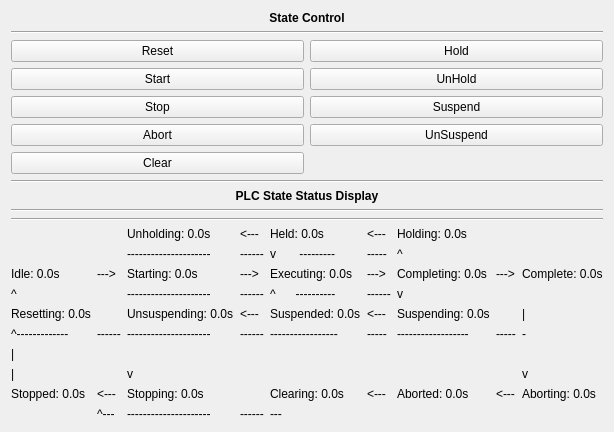
<?xml version="1.0" encoding="UTF-8"?>
<ui version="4.0">
 <class>PackmlPanel</class>
 <widget class="QWidget" name="PackmlPanel">
  <property name="geometry">
   <rect>
    <x>0</x>
    <y>0</y>
    <width>292</width>
    <height>155</height>
   </rect>
  </property>
  <property name="windowTitle">
   <string>PackML DEMO </string>
  </property>
  <layout class="QVBoxLayout" name="verticalLayout_4">
   <item>
      <layout class="QVBoxLayout" name="verticalLayout">
       <item>
        <widget class="QLabel" name="label_2">
         <property name="text">
          <string>&lt;html&gt;&lt;head/&gt;&lt;body&gt;&lt;p&gt;&lt;span style=&quot; font-weight:600;&quot;&gt;State Control&lt;/span&gt;&lt;/p&gt;&lt;/body&gt;&lt;/html&gt;</string>
         </property>
         <property name="alignment">
          <set>Qt::AlignCenter</set>
         </property>
        </widget>
       </item>
       <item>
        <widget class="Line" name="line_2">
         <property name="orientation">
          <enum>Qt::Horizontal</enum>
         </property>
        </widget>
       </item>
	</layout>
	</item>


<item>
<layout class="QGridLayout" name="gridLayout">
	<item row="0" column="0">
        <widget class="QPushButton" name="reset_button">
         <property name="enabled">
          <bool>true</bool>
         </property>
         <property name="text">
          <string>Reset</string>
         </property>
        </widget>
       </item>
       <item row="1" column="0">
        <widget class="QPushButton" name="start_button">
         <property name="enabled">
          <bool>true</bool>
         </property>
         <property name="text">
          <string>Start</string>
         </property>
        </widget>
       </item>
       <item row="2" column="0">
        <widget class="QPushButton" name="stop_button">
         <property name="enabled">
          <bool>true</bool>
         </property>
         <property name="text">
          <string>Stop</string>
         </property>
        </widget>
       </item>
	<item row="0" column="1">
        <widget class="QPushButton" name="hold_button">
         <property name="enabled">
          <bool>true</bool>
         </property>
         <property name="text">
          <string>Hold</string>
         </property>
        </widget>
       </item>
	<item row="1" column="1">
        <widget class="QPushButton" name="unhold_button">
         <property name="enabled">
          <bool>true</bool>
         </property>
         <property name="text">
          <string>UnHold</string>
         </property>
        </widget>
       </item>
	<item row="2" column="1">
        <widget class="QPushButton" name="suspend_button">
         <property name="enabled">
          <bool>true</bool>
         </property>
         <property name="text">
          <string>Suspend</string>
         </property>
        </widget>
       </item>
	<item row="3" column="1">
        <widget class="QPushButton" name="unsuspend_button">
         <property name="enabled">
          <bool>true</bool>
         </property>
         <property name="text">
          <string>UnSuspend</string>
         </property>
        </widget>
       </item>
	<item row="3" column="0">
        <widget class="QPushButton" name="abort_button">
         <property name="enabled">
          <bool>true</bool>
         </property>
         <property name="text">
          <string>Abort</string>
         </property>
        </widget>
       </item>
	<item row="4" column="0">
        <widget class="QPushButton" name="clear_button">
         <property name="enabled">
          <bool>true</bool>
         </property>
         <property name="text">
          <string>Clear</string>
         </property>
        </widget>
       </item>
<!--
	<item row="0" column="2">
	<widget class="QLabel" name="mode_state">
         <property name="text">
          <string>Current mode: ?</string>
         </property>
        </widget>
	</item>
	<item row="1" column="2">
        <widget class="QPushButton" name="mode1_button">
         <property name="enabled">
          <bool>true</bool>
         </property>
         <property name="text">
          <string>Mode 1 WORKCELL</string>
         </property>
        </widget>
       </item>
	<item row="2" column="2">
        <widget class="QPushButton" name="mode2_button">
         <property name="enabled">
          <bool>true</bool>
         </property>
         <property name="text">
          <string>Mode 2 MANUAL</string>
         </property>
        </widget>
       </item>
       <item row="3" column="2">
        <widget class="QPushButton" name="mode3_button">
         <property name="enabled">
          <bool>true</bool>
         </property>
         <property name="text">
          <string>Mode 3 CALIBRATION</string>
         </property>
        </widget>
       </item> -->
      </layout>
     </item> 
   
   <item>
    <layout class="QVBoxLayout" name="verticalLayout_3">
     <item>
      <widget class="Line" name="line_5">
       <property name="orientation">
        <enum>Qt::Horizontal</enum>
       </property>
      </widget>
     </item>
     <item>
      <widget class="QLabel" name="label_3">
       <property name="text">
        <string>&lt;html&gt;&lt;head/&gt;&lt;body&gt;&lt;p&gt;&lt;span style=&quot; font-weight:600;&quot;&gt;PLC State Status Display&lt;/span&gt;&lt;/p&gt;&lt;/body&gt;&lt;/html&gt;</string>
       </property>
       <property name="alignment">
        <set>Qt::AlignCenter</set>
       </property>
      </widget>
     </item>
     <item>
      <widget class="Line" name="line_4">
       <property name="orientation">
        <enum>Qt::Horizontal</enum>
       </property>
      </widget>
     </item>



 <item>
      <widget class="Line" name="line_6">
       <property name="orientation">
        <enum>Qt::Horizontal</enum>
       </property>
      </widget>
     </item>


<item>
<layout class="QGridLayout" name="gridLayout1">
	<item row="0" column="0">
	<widget class="QLabel" name="label_a">
         <property name="text">
          <string></string>
         </property>
        </widget>
	</item>
	<item row="0" column="1">
	<widget class="QLabel" name="label_c">
         <property name="text">
          <string></string>
         </property>
        </widget>
	</item>
	<item row="0" column="2">
	<widget class="QLabel" name="unholding_state">
         <property name="text">
          <string>Unholding: 0.0s</string>
         </property>
        </widget>
	</item>
	<item row="0" column="3">
	<widget class="QLabel" name="label_e">
         <property name="text">
          <string>&lt;---</string>
         </property>
        </widget>
	</item>
	<item row="0" column="4">
	<widget class="QLabel" name="held_state">
         <property name="text">
          <string>Held: 0.0s</string>
         </property>
        </widget>
	</item>
	<item row="0" column="5">
	<widget class="QLabel" name="label_g">
         <property name="text">
          <string>&lt;---</string>
         </property>
        </widget>
	</item>
	<item row="0" column="6">
	<widget class="QLabel" name="holding_state">
         <property name="text">
          <string>Holding: 0.0s</string>
         </property>
        </widget>
	</item>
	<item row="0" column="7">
	<widget class="QLabel" name="label_h">
         <property name="text">
          <string></string>
         </property>
        </widget>
	</item>
	<item row="0" column="8">
	<widget class="QLabel" name="label_i">
         <property name="text">
          <string></string>
         </property>
        </widget>
	</item>


	<item row="1" column="0">
	<widget class="QLabel" name="label_j">
         <property name="text">
          <string></string>
         </property>
        </widget>
	</item>
	<item row="1" column="1">
	<widget class="QLabel" name="label_k">
         <property name="text">
          <string></string>
         </property>
        </widget>
	</item>
	<item row="1" column="2">
	<widget class="QLabel" name="label_l">
         <property name="text">
          <string>---------------------</string>
         </property>
        </widget>
	</item>
	<item row="1" column="3">
	<widget class="QLabel" name="label_m">
         <property name="text">
          <string>------</string>
         </property>
        </widget>
	</item>
	<item row="1" column="4">
	<widget class="QLabel" name="label_n">
         <property name="text">
          <string>v       ---------</string>
         </property>
        </widget>
	</item>
	<item row="1" column="5">
	<widget class="QLabel" name="label_o">
         <property name="text">
          <string>-----</string>
         </property>
        </widget>
	</item>
	<item row="1" column="6">
	<widget class="QLabel" name="label_p">
         <property name="text">
          <string>^</string>
         </property>
        </widget>
	</item>
	<item row="1" column="7">
	<widget class="QLabel" name="label_q">
         <property name="text">
          <string></string>
         </property>
        </widget>
	</item>
	<item row="1" column="8">
	<widget class="QLabel" name="label_r">
         <property name="text">
          <string></string>
         </property>
        </widget>
	</item>

	<item row="2" column="0">
	<widget class="QLabel" name="idle_state">
         <property name="text">
          <string>Idle: 0.0s</string>
         </property>
        </widget>
	</item>
	<item row="2" column="1">
	<widget class="QLabel" name="label_s">
         <property name="text">
          <string>---&gt;</string>
         </property>
        </widget>
	</item>
	<item row="2" column="2">
	<widget class="QLabel" name="starting_state">
         <property name="text">
          <string>Starting: 0.0s</string>
         </property>
        </widget>
	</item>
	<item row="2" column="3">
	<widget class="QLabel" name="label_t">
         <property name="text">
          <string>---&gt;</string>
         </property>
        </widget>
	</item>
	<item row="2" column="4">
	<widget class="QLabel" name="execute_state">
         <property name="text">
          <string>Executing: 0.0s</string>
         </property>
        </widget>
	</item>
	<item row="2" column="5">
	<widget class="QLabel" name="label_u">
         <property name="text">
          <string>---&gt;</string>
         </property>
        </widget>
	</item>
	<item row="2" column="6">
	<widget class="QLabel" name="completing_state">
         <property name="text">
          <string>Completing: 0.0s</string>
         </property>
        </widget>
	</item>
	<item row="2" column="7">
	<widget class="QLabel" name="label_v">
         <property name="text">
          <string>---&gt;</string>
         </property>
        </widget>
	</item>
	<item row="2" column="8">
	<widget class="QLabel" name="complete_state">
         <property name="text">
          <string>Complete: 0.0s</string>
         </property>
        </widget>
	</item>

	<item row="3" column="0">
	<widget class="QLabel" name="label_w">
         <property name="text">
          <string>^</string>
         </property>
        </widget>
	</item>
	<item row="3" column="1">
	<widget class="QLabel" name="label_x">
         <property name="text">
          <string></string>
         </property>
        </widget>
	</item>
	<item row="3" column="2">
	<widget class="QLabel" name="label_y">
         <property name="text">
          <string>---------------------</string>
         </property>
        </widget>
	</item>
	<item row="3" column="3">
	<widget class="QLabel" name="label_aa">
         <property name="text">
          <string>------</string>
         </property>
        </widget>
	</item>
	<item row="3" column="4">
	<widget class="QLabel" name="label_ab">
         <property name="text">
          <string>^      ----------</string>
         </property>
        </widget>
	</item>
	<item row="3" column="5">
	<widget class="QLabel" name="label_ad">
         <property name="text">
          <string>------</string>
         </property>
        </widget>
	</item>
	<item row="3" column="6">
	<widget class="QLabel" name="label_ae">
         <property name="text">
          <string>v</string>
         </property>
        </widget>
	</item>
	<item row="3" column="7">
	<widget class="QLabel" name="label_af">
         <property name="text">
          <string></string>
         </property>
        </widget>
	</item>
	<item row="3" column="8">
	<widget class="QLabel" name="label_ag">
         <property name="text">
          <string></string>
         </property>
        </widget>
	</item>



	<item row="4" column="0">
	<widget class="QLabel" name="resetting_state">
         <property name="text">
          <string>Resetting: 0.0s</string>
         </property>
        </widget>
	</item>
	<item row="4" column="1">
	<widget class="QLabel" name="label_ak">
         <property name="text">
          <string></string>
         </property>
        </widget>
	</item>
	<item row="4" column="2">
	<widget class="QLabel" name="unsuspending_state">
         <property name="text">
          <string>Unsuspending: 0.0s</string>
         </property>
        </widget>
	</item>
	<item row="4" column="3">
	<widget class="QLabel" name="label_am">
         <property name="text">
          <string>&lt;---</string>
         </property>
        </widget>
	</item>
	<item row="4" column="4">
	<widget class="QLabel" name="suspended_state">
         <property name="text">
          <string>Suspended: 0.0s</string>
         </property>
        </widget>
	</item>
	<item row="4" column="5">
	<widget class="QLabel" name="label_ao">
         <property name="text">
          <string>&lt;---</string>
         </property>
        </widget>
	</item>
	<item row="4" column="6">
	<widget class="QLabel" name="suspending_state">
         <property name="text">
          <string>Suspending: 0.0s</string>
         </property>
        </widget>
	</item>
	<item row="4" column="7">
	<widget class="QLabel" name="label_aq">
         <property name="text">
          <string></string>
         </property>
        </widget>
	</item>
	<item row="4" column="8">
	<widget class="QLabel" name="label_ar">
         <property name="text">
          <string>|</string>
         </property>
        </widget>
	</item>


	<item row="5" column="0">
	<widget class="QLabel" name="label_at">
         <property name="text">
          <string>^-------------</string>
         </property>
        </widget>
	</item>
	<item row="5" column="1">
	<widget class="QLabel" name="label_av">
         <property name="text">
          <string>------</string>
         </property>
        </widget>
	</item>
	<item row="5" column="2">
	<widget class="QLabel" name="label_aw">
         <property name="text">
          <string>---------------------</string>
         </property>
        </widget>
	</item>
	<item row="5" column="3">
	<widget class="QLabel" name="label_ay">
         <property name="text">
          <string>------</string>
         </property>
        </widget>
	</item>
	<item row="5" column="4">
	<widget class="QLabel" name="label_az">
         <property name="text">
          <string>-----------------</string>
         </property>
        </widget>
	</item>
	<item row="5" column="5">
	<widget class="QLabel" name="label_ba">
         <property name="text">
          <string>-----</string>
         </property>
        </widget>
	</item>
	<item row="5" column="6">
	<widget class="QLabel" name="label_bd">
         <property name="text">
          <string>------------------</string>
         </property>
        </widget>
	</item>
	<item row="5" column="7">
	<widget class="QLabel" name="label_be">
         <property name="text">
          <string>-----</string>
         </property>
        </widget>
	</item>
	<item row="5" column="8">
	<widget class="QLabel" name="label_bg">
         <property name="text">
          <string>-</string>
         </property>
        </widget>
	</item>


	<item row="6" column="0">
	<widget class="QLabel" name="label_bi">
         <property name="text">
          <string>|</string>
         </property>
        </widget>
	</item>
	<item row="6" column="1">
	<widget class="QLabel" name="label_bk">
         <property name="text">
          <string></string>
         </property>
        </widget>
	</item>
	<item row="6" column="2">
	<widget class="QLabel" name="label_bl">
         <property name="text">
          <string></string>
         </property>
        </widget>
	</item>
	<item row="6" column="3">
	<widget class="QLabel" name="label_bm">
         <property name="text">
          <string></string>
         </property>
        </widget>
	</item>
	<item row="6" column="4">
	<widget class="QLabel" name="label_bn">
         <property name="text">
          <string></string>
         </property>
        </widget>
	</item>
	<item row="6" column="5">
	<widget class="QLabel" name="label_bo">
         <property name="text">
          <string></string>
         </property>
        </widget>
	</item>
	<item row="6" column="6">
	<widget class="QLabel" name="label_bp">
         <property name="text">
          <string></string>
         </property>
        </widget>
	</item>
	<item row="6" column="7">
	<widget class="QLabel" name="label_bq">
         <property name="text">
          <string></string>
         </property>
        </widget>
	</item>
	<item row="6" column="8">
	<widget class="QLabel" name="label_br">
         <property name="text">
          <string></string>
         </property>
        </widget>
	</item>


	<item row="7" column="0">
	<widget class="QLabel" name="label_bw">
         <property name="text">
          <string>|</string>
         </property>
        </widget>
	</item>
	<item row="7" column="1">
	<widget class="QLabel" name="label_by">
         <property name="text">
          <string></string>
         </property>
        </widget>
	</item>
	<item row="7" column="2">
	<widget class="QLabel" name="label_bz">
         <property name="text">
          <string>v</string>
         </property>
        </widget>
	</item>
	<item row="7" column="3">
	<widget class="QLabel" name="label_cb">
         <property name="text">
          <string></string>
         </property>
        </widget>
	</item>
	<item row="7" column="4">
	<widget class="QLabel" name="label_cd">
         <property name="text">
          <string></string>
         </property>
        </widget>
	</item>
	<item row="7" column="5">
	<widget class="QLabel" name="label_ce">
         <property name="text">
          <string></string>
         </property>
        </widget>
	</item>
	<item row="7" column="6">
	<widget class="QLabel" name="label_cf">
         <property name="text">
          <string></string>
         </property>
        </widget>
	</item>
	<item row="7" column="7">
	<widget class="QLabel" name="label_cg">
         <property name="text">
          <string></string>
         </property>
        </widget>
	</item>
	<item row="7" column="8">
	<widget class="QLabel" name="label_ch">
         <property name="text">
          <string>v</string>
         </property>
        </widget>
	</item>


	<item row="8" column="0">
	<widget class="QLabel" name="stopped_state">
         <property name="text">
          <string>Stopped: 0.0s</string>
         </property>
        </widget>
	</item>
	<item row="8" column="1">
	<widget class="QLabel" name="label_cl">
         <property name="text">
          <string>&lt;---</string>
         </property>
        </widget>
	</item>
	<item row="8" column="2">
	<widget class="QLabel" name="stopping_state">
         <property name="text">
          <string>Stopping: 0.0s</string>
         </property>
        </widget>
	</item>
	<item row="8" column="3">
	<widget class="QLabel" name="">
         <property name="text">
          <string></string>
         </property>
        </widget>
	</item>
	<item row="8" column="4">
	<widget class="QLabel" name="clearing_state">
         <property name="text">
          <string>Clearing: 0.0s</string>
         </property>
        </widget>
	</item>
	<item row="8" column="5">
	<widget class="QLabel" name="label_cq">
         <property name="text">
          <string>&lt;---</string>
         </property>
        </widget>
	</item>
	<item row="8" column="6">
	<widget class="QLabel" name="aborted_state">
         <property name="text">
          <string>Aborted: 0.0s</string>
         </property>
        </widget>
	</item>
	<item row="8" column="7">
	<widget class="QLabel" name="label_ct">
         <property name="text">
          <string>&lt;---</string>
         </property>
        </widget>
	</item>
	<item row="8" column="8">
	<widget class="QLabel" name="aborting_state">
         <property name="text">
          <string>Aborting: 0.0s</string>
         </property>
        </widget>
	</item>


	<item row="9" column="0">
	<widget class="QLabel" name="label_cv">
         <property name="text">
          <string></string>
         </property>
        </widget>
	</item>
	<item row="9" column="1">
	<widget class="QLabel" name="label_cx">
         <property name="text">
          <string>^---</string>
         </property>
        </widget>
	</item>
	<item row="9" column="2">
	<widget class="QLabel" name="label_cy">
         <property name="text">
          <string>---------------------</string>
         </property>
        </widget>
	</item>
	<item row="9" column="3">
	<widget class="QLabel" name="label_da">
         <property name="text">
          <string>------</string>
         </property>
        </widget>
	</item>
	<item row="9" column="4">
	<widget class="QLabel" name="label_db">
         <property name="text">
          <string>---</string>
         </property>
        </widget>
	</item>
	<item row="9" column="5">
	<widget class="QLabel" name="label_dd">
         <property name="text">
          <string></string>
         </property>
        </widget>
	</item>
	<item row="9" column="6">
	<widget class="QLabel" name="label_df">
         <property name="text">
          <string></string>
         </property>
        </widget>
	</item>
	<item row="9" column="7">
	<widget class="QLabel" name="label_dg">
         <property name="text">
          <string></string>
         </property>
        </widget>
	</item>
	<item row="9" column="8">
	<widget class="QLabel" name="label_dh">
         <property name="text">
          <string></string>
         </property>
        </widget>
	</item>


</layout>
</item>


   
    </layout>
   </item>
  </layout>
 </widget>
 <resources/>
 <connections/>
</ui>
